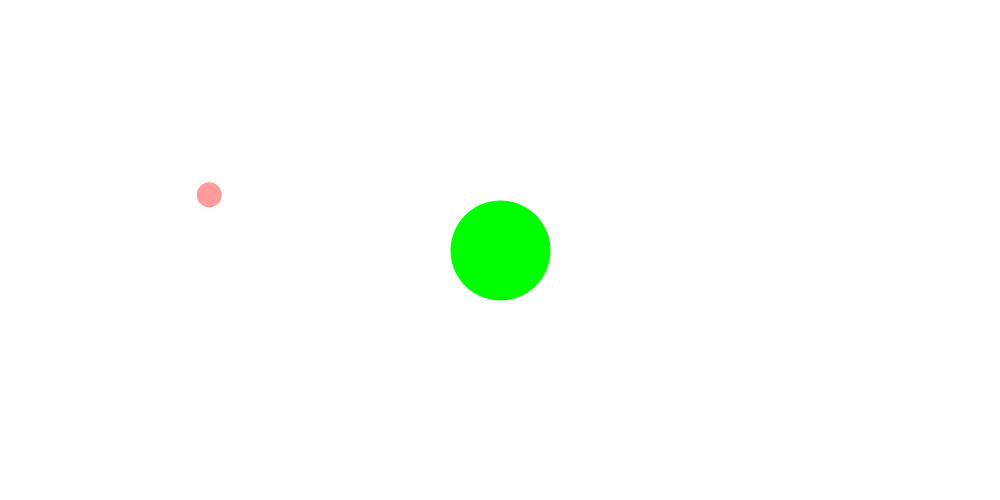
Frame 1 (no input)
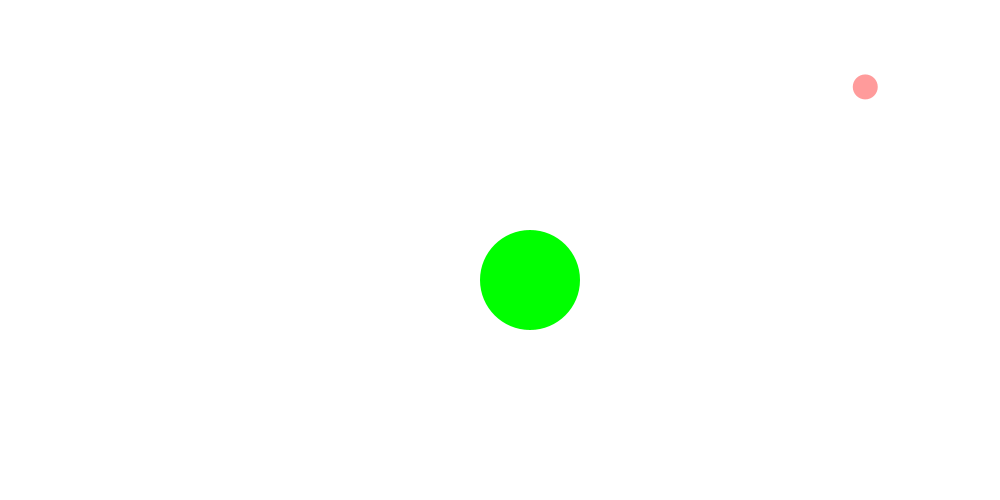
Frame 60 (the mouse pressed at the canvas centre just before this capture)
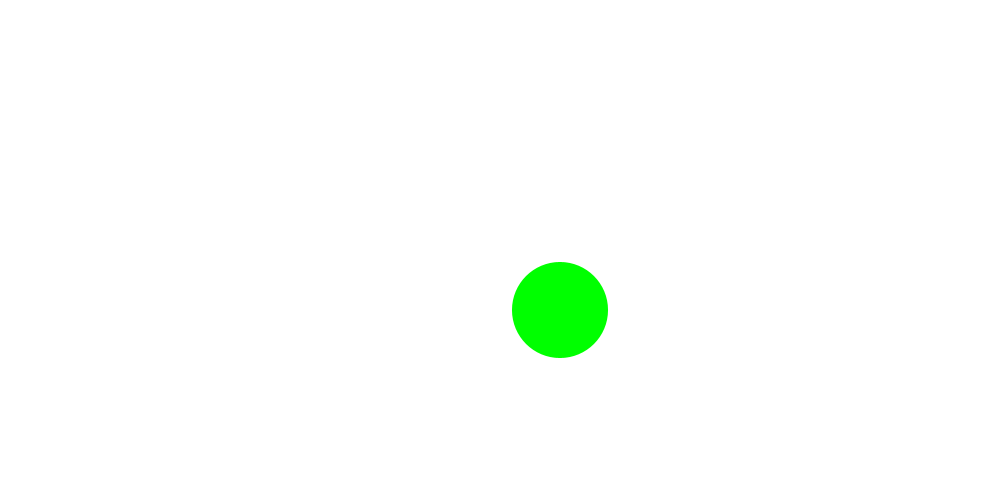
Frame 120 (the mouse held since frame 60 and released just before this capture)

The Processing sketch that drew these frames (run headless with seeded random() and noise(); from frame 60 on, the mouse is pressed at the canvas centre):

// Processing sketch: follow_food_probability_grav_acc_eat
// ── follow_food_probability_grav_acc_eat.pde
class Walker{
  //float x; 
  //float y;
  //color c;
  PVector location;
  PVector velocity;
  PVector acceleration;
  PVector dir;
  float walkHeight;
  float walkWidth;
  


  
  
  // CONTRUCTOR: initialistaion DATA for class walker
  //Walker(color walkC, float walkX,float walkY){
  Walker(float locX, float locY, float velX, float velY, float startHeight, float startWidth){
    location = new PVector(locX, locY);
    velocity = new PVector(velX, velY);
    walkHeight = startHeight;
    walkWidth = startWidth;
   }
  
  //FUNCTIONALITY for class walker
  void step(){
    
    float r = random(1);
    float accMag = 0.1;                                              //magnitude of acceleration
    
    PVector dir = PVector.sub(food1.location, location);             //vector of food from walker
    
    float m = dir.mag();                                             //magnitude of that vector
    
    if (r < 0.8){                                                    // set ratio by which walker is likely to follow food
    
    //PVector acceleration = PVector.sub(food1.location, location);
    
      acceleration = dir;
      acceleration.normalize();
      acceleration.mult(accMag);
      velocity.add(acceleration);
      location.add(velocity);
    }
           
   
    
    else{   
      
      acceleration = new PVector(random(-1,1), random(-1,1)); 
      acceleration.normalize();
      
      //float m = acceleration.mag();
      
      acceleration.mult(1/(m*accMag));
      velocity.add(acceleration);
      location.add(velocity);
    }
    

    
    
    if(location.x > width || location.x < 0){
       velocity.x = velocity.x * -1;
    }
  
    if(location.y > height || location.y < 0){
       velocity.y = velocity.y * -1;
    }
  
  location.add(velocity);  
  
}
      

  void display(){
    noStroke();
    fill(255,0,0,100);
    ellipse(location.x, location.y, walkWidth, walkHeight);
  }
  
}



// CLASS Food is based on class Car from prev. example
class Food{  
 //class DATA 
 // declare variables
  color c;
  PVector location;
  PVector velocity;
  float foodHeight;
  float foodWidth;
  
  
  
 //CONSTRUCTOR now contains arguments for setup of individual objects
 //Car(){
 Food(color tempC, float tempXpos, float tempYpos, float tempXspeed, float tempYspeed, float startHeight, float startWidth){
   c = tempC;
   location = new PVector(tempXpos, tempYpos);
   velocity = new PVector(tempXspeed, tempYspeed);
   foodHeight = startHeight;
   foodWidth = startWidth;
   
 }
  
//  //CLASS FUNCTIONALITY
//  //define display and drive subfunctions for car class
//  //higher function with which to call these two subfunctions is defined outside of class
  
 void display(){
   noStroke();
   fill(c);
   //ellipse(location.x, location.y, 100, 75);
   ellipse(location.x, location.y, foodWidth, foodHeight);
   
   //rectMode(CENTER);
   //fill(c);
   //rect(location.x,location.y,50,30); //draw rectangle using x,y,w,h
 }
  
 void drive() {
   
   location.add(velocity);
   
    if (location.x > width || location.x < 0){
     velocity.x = velocity.x * -1;
   }
    
    if (location.y > height || location.y < 0){
     velocity.y = velocity.y * -1;
   }
 }  
 
 
 

 
 
 
 
  
}

// Instantiate all objects
Walker walker1;
Walker walker2;
Food food1;
PVector collide;

////SETUP
void setup(){
 size(1000, 500);
 walker1 = new Walker(width/2, height/2, random(-5,5), random(-5,5), 25, 25);
 walker2 = new Walker(200, 200, random(-5,5), random(-5,5), 25, 25);
 food1 = new Food(color(0,255,0), width/2, height/2, 0.5, 0.5, 100, 100);
}

//FUNCTIONALITY
void draw(){
 background(255);
 walker1.step();
 walker1.display();
 walker2.step();
 walker2.display();
 food1.drive();
 food1.display();
 eat(walker1.location, walker1.walkHeight);
 eat(walker2.location, walker2.walkHeight);
}

void eat(PVector W, float H){
  PVector collide = PVector.sub(W, food1.location);     // vector describing distance between food and walker centre
  float colMag = collide.mag();                         // magnitude of vector
  
  float totalSize = H/2  +  food1.foodHeight/2 ; // sum of two radii
  if(colMag < totalSize){
    food1.foodHeight *= 0.99;
    food1.foodWidth *= 0.99;
  }
  
}
  
  
  
  
  
  


   
  
  
    
  
